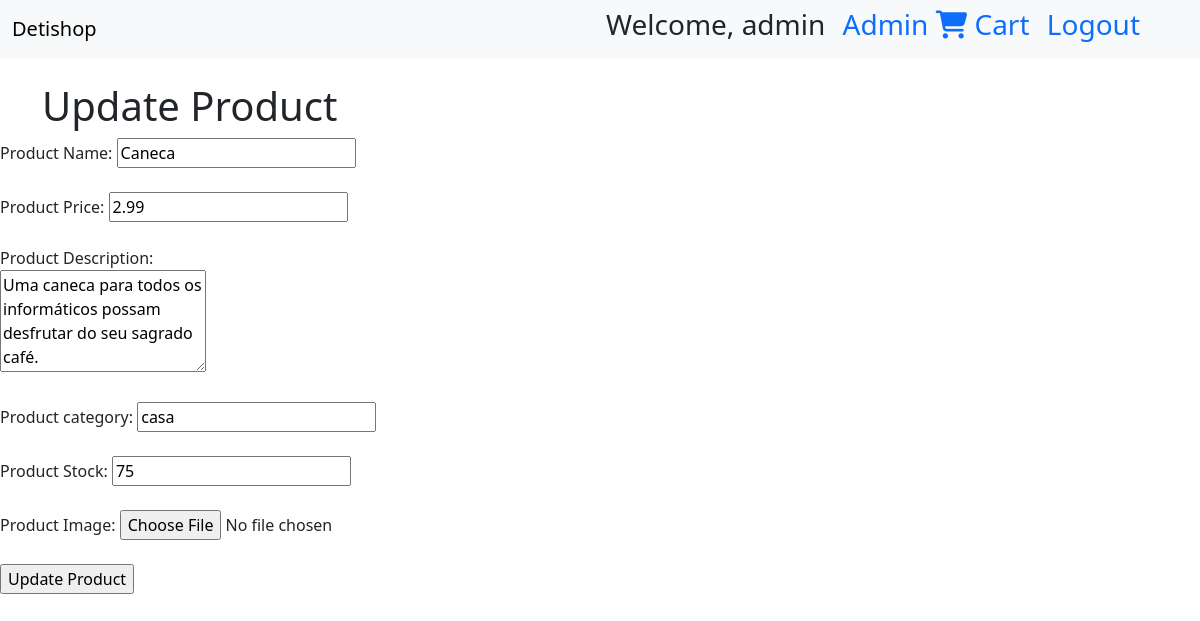
/app_sec/update.php?id=1 (signed in), run on the app's committed database.
### tables this page shows
CREATE TABLE `products` (
  `id` int(11) NOT NULL,
  `name` varchar(40) NOT NULL,
  `price` decimal(5,2) NOT NULL,
  `descr` text NOT NULL,
  `stock` int(11) NOT NULL,
  `img` varchar(200) NOT NULL,
  `category` varchar(15) NOT NULL
);

### app_sec/update.php (the view, shortened to what this page needs)
<?php
$con = mysqli_connect('localhost', 'root');
mysqli_select_db($con, 'sio');
if(isset($_GET['id'])) {
    $product_id = $_GET['id'];
    $query = "SELECT * FROM products WHERE id = $product_id";
    $result = mysqli_query($con, $query);
    $product = mysqli_fetch_assoc($result);
}
?>
<!DOCTYPE html>
<html lang="en">
<head>
    <link href="https://cdn.jsdelivr.net/npm/bootstrap@5.3.2/dist/css/bootstrap.min.css" rel="stylesheet">
    <link rel="stylesheet" href="https://cdnjs.cloudflare.com/ajax/libs/font-awesome/6.4.2/css/all.min.css">
</head>
<body>
    <?php include('navbar.php'); ?>
    <div class="container mt-4">
        <h1>Update Product</h1>
    </div>
    <form action="" method="post" enctype="multipart/form-data">
        <label for="product_name">Product Name:</label>
        <input type="text" name="product_name" id="product_name" required value="<?php echo $product['name']; ?>"><br><br>
        <label for="product_price">Product Price:</label>
        <input type="number" name="product_price" id="product_price" step="0.01" required value="<?php echo $product['price']; ?>"><br><br>
        <label for="product_description">Product Description:</label><br>
        <textarea name="product_description" id="product_description" rows="4" required><?php echo $product['descr']; ?></textarea><br><br>
        <label for="product_category">Product category:</label>
        <input type="text" name "product_category" id="product_category" required value="<?php echo $product['category']; ?>"><br><br>
        <label for="product_stock">Product Stock:</label>
        <input type="number" name="product_stock" id="product_stock" required value="<?php echo $product['stock']; ?>"><br><br>
        <label for="product_img">Product Image:</label>
        <input type="file" name="product_img" id="product_img"><br><br>
        <input type="submit" name="update_product" value="Update Product">
    </form>
</body>
</html>

### data on the page
products: product_name "Caneca", product_price "2.99", product_description "Uma caneca para todos os informáticos possam desfrutar do seu sagrado café.", category "casa", product_stock "75"

### other printed values
$_SESSION['name'] "admin"
